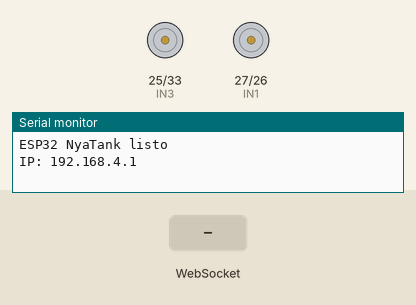
Bench run of a sketch on a simulated ESP32. On the bench: motor-driver pin pairs drawn as motors (green arrow = first pin HIGH = forward, orange = second pin HIGH = backward, longer = more drive), the last lines printed to the serial monitor. The test bench sets the inputs (shaded band).

Above: at 1.2 s.
1.3 s: WebSocket text "forward" received
At 1.7 s:
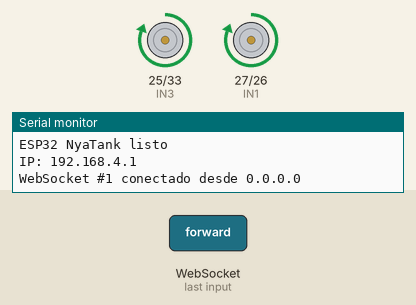
2.8 s: WebSocket text "backward" received
At 4.0 s:
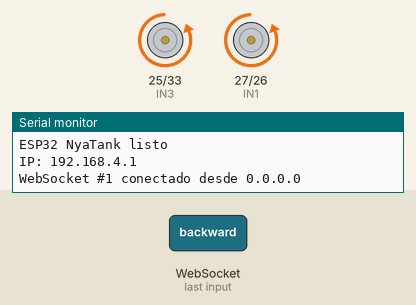
4.3 s: WebSocket text "left" received
At 5.2 s:
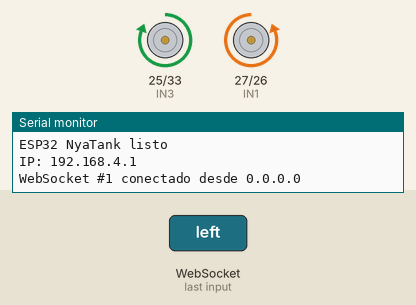
5.8 s: WebSocket text "right" received
At 6.4 s:
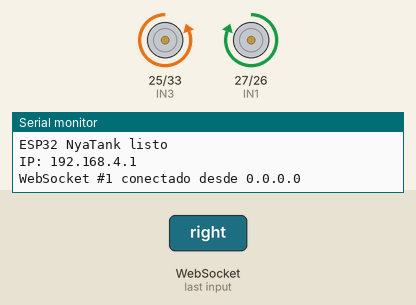
7.3 s: WebSocket text "stop" received
At 8.7 s:
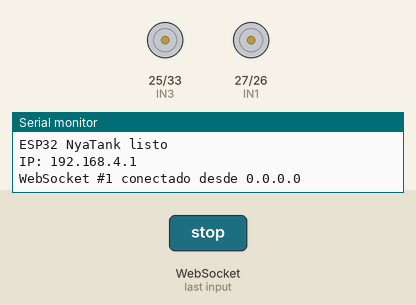
Timing chart, 0 to 9.8 s (numbered marks = the images above; inputs shaded):
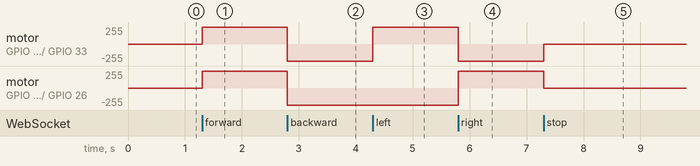

The sketch:

nyatank.ino
```cpp
#include <WiFi.h>
#include <AsyncTCP.h>
#include <ESPAsyncWebServer.h>

// ===== WiFi (Modo Access Point) =====
const char* ssid = "NyaTank";
const char* password = "12345678";

// ===== Pines L298N =====
const int IN1 = 27;
const int IN2 = 26;
const int IN3 = 25;
const int IN4 = 33;

// ===== Timeout de seguridad =====
const unsigned long SAFETY_TIMEOUT = 60000; // 60 segundos sin comandos = detener
unsigned long lastCmdTime = 0;
String currentDirection = "stop";

// ===== Servidor y WebSocket =====
AsyncWebServer server(80);
AsyncWebSocket ws("/ws");

// ===== FUNCIONES DE MOVIMIENTO =====

void adelante() {
  currentDirection = "forward";
  digitalWrite(IN1, HIGH);
  digitalWrite(IN2, LOW);
  digitalWrite(IN3, HIGH);
  digitalWrite(IN4, LOW);
}

void atras() {
  currentDirection = "backward";
  digitalWrite(IN1, LOW);
  digitalWrite(IN2, HIGH);
  digitalWrite(IN3, LOW);
  digitalWrite(IN4, HIGH);
}

void izquierda() {
  currentDirection = "left";
  digitalWrite(IN1, LOW);
  digitalWrite(IN2, HIGH);
  digitalWrite(IN3, HIGH);
  digitalWrite(IN4, LOW);
}

void derecha() {
  currentDirection = "right";
  digitalWrite(IN1, HIGH);
  digitalWrite(IN2, LOW);
  digitalWrite(IN3, LOW);
  digitalWrite(IN4, HIGH);
}

void detener() {
  currentDirection = "stop";
  digitalWrite(IN1, LOW);
  digitalWrite(IN2, LOW);
  digitalWrite(IN3, LOW);
  digitalWrite(IN4, LOW);
}

// ===== MANEJO DE WEBSOCKET =====

void handleWebSocketMessage(void *arg, uint8_t *data, size_t len) {
  AwsFrameInfo *info = (AwsFrameInfo*)arg;
  if (info->final && info->index == 0 && info->len == len && info->opcode == WS_TEXT) {
    data[len] = 0;
    String msg = String((char*)data);
    lastCmdTime = millis();

    if (msg == "forward") {
      adelante();
    } else if (msg == "backward") {
      atras();
    } else if (msg == "left") {
      izquierda();
    } else if (msg == "right") {
      derecha();
    } else if (msg == "stop") {
      detener();
    }

    ws.textAll(currentDirection);
  }
}

void onEvent(AsyncWebSocket *server, AsyncWebSocketClient *client,
             AwsEventType type, void *arg, uint8_t *data, size_t len) {
  switch (type) {
    case WS_EVT_CONNECT:
      Serial.printf("WebSocket #%u conectado desde %s\n", client->id(), client->remoteIP().toString().c_str());
      client->text(currentDirection);
      break;
    case WS_EVT_DISCONNECT:
      Serial.printf("WebSocket #%u desconectado\n", client->id());
      break;
    case WS_EVT_DATA:
      handleWebSocketMessage(arg, data, len);
      break;
    case WS_EVT_PONG:
    case WS_EVT_ERROR:
      break;
  }
}

void initWebSocket() {
  ws.onEvent(onEvent);
  server.addHandler(&ws);
}

// ===== PAGINA WEB =====

const char index_html[] PROGMEM = R"rawliteral(
<!DOCTYPE html>
<html lang="es">
<head>
<meta charset="UTF-8">
<meta name="viewport" content="width=device-width, initial-scale=1, user-scalable=no">
<title>NyaTank</title>
<style>
*{box-sizing:border-box;margin:0;padding:0;-webkit-tap-highlight-color:transparent}
body{
  background:#0a0a0f;
  background-image:
    radial-gradient(ellipse at 20% 50%, rgba(255,107,53,.06) 0%, transparent 50%),
    radial-gradient(ellipse at 80% 20%, rgba(0,200,255,.04) 0%, transparent 50%);
  color:#e8e8e8;
  font-family:-apple-system,BlinkMacSystemFont,'Segoe UI',Roboto,sans-serif;
  text-align:center;
  min-height:100vh;
  overflow-x:hidden;
  user-select:none;
}

/* ---- HEADER ---- */
.header{
  padding:18px 0 8px;
}
.header h1{
  font-size:1.6em;
  font-weight:800;
  letter-spacing:2px;
  background:linear-gradient(135deg,#ff6b35,#ffaa00);
  -webkit-background-clip:text;
  -webkit-text-fill-color:transparent;
  background-clip:text;
}
.header .sub{
  font-size:.7em;
  color:#555;
  letter-spacing:4px;
  text-transform:uppercase;
  margin-top:2px;
}

/* ---- STATUS BAR ---- */
.status-bar{
  display:inline-flex;
  align-items:center;
  gap:8px;
  padding:6px 16px;
  margin:6px 0 12px;
  background:rgba(255,255,255,.04);
  border:1px solid rgba(255,255,255,.06);
  border-radius:50px;
  font-size:.78em;
  color:#777;
}
.status-dot{
  width:8px;height:8px;
  border-radius:50%;
  background:#e63946;
  box-shadow:0 0 6px #e63946;
  transition:all .3s;
}
.status-dot.connected{
  background:#2ecc71;
  box-shadow:0 0 8px #2ecc71;
}
.last-cmd{
  background:rgba(255,107,53,.12);
  padding:2px 10px;
  border-radius:6px;
  font-family:'SF Mono',Consolas,monospace;
  font-size:.92em;
  color:#ff8c42;
  border:1px solid rgba(255,107,53,.2);
}

/* ---- D-PAD ---- */
.dpad-wrap{
  display:flex;
  justify-content:center;
  padding:8px 0 4px;
}
.dpad{
  display:grid;
  grid-template-columns:90px 90px 90px;
  grid-template-rows:90px 90px 90px;
  gap:8px;
}
.dpad-btn{
  display:flex;
  align-items:center;
  justify-content:center;
  font-size:22px;
  font-weight:700;
  border:none;
  border-radius:18px;
  background:linear-gradient(145deg,#2a2a35,#1e1e28);
  color:#ccc;
  cursor:pointer;
  box-shadow:
    4px 4px 10px rgba(0,0,0,.5),
    -2px -2px 8px rgba(255,255,255,.03);
  transition:all .1s;
  position:relative;
  overflow:hidden;
}
.dpad-btn::after{
  content:'';
  position:absolute;
  inset:0;
  border-radius:18px;
  border:1px solid rgba(255,255,255,.06);
  pointer-events:none;
}
.dpad-btn:active,
.dpad-btn.active{
  background:linear-gradient(145deg,#ff6b35,#e65a20);
  color:#fff;
  box-shadow:
    0 0 20px rgba(255,107,53,.35),
    inset 0 0 10px rgba(255,255,255,.1);
  transform:scale(.93);
}
.dpad-btn .arrow{font-size:26px}
.dpad-btn .label{
  font-size:9px;
  color:#666;
  margin-top:1px;
  letter-spacing:1px;
}
.dpad-btn:active .label,
.dpad-btn.active .label{color:rgba(255,255,255,.6)}
.dpad-empty{visibility:hidden}
.stop-btn{
  grid-column:1/4;
  display:flex;
  align-items:center;
  justify-content:center;
  font-size:13px;
  font-weight:700;
  letter-spacing:3px;
  text-transform:uppercase;
  border:none;
  border-radius:14px;
  background:linear-gradient(145deg,#c0392b,#a93226);
  color:#fff;
  cursor:pointer;
  box-shadow:
    4px 4px 10px rgba(0,0,0,.5),
    0 0 0 0 rgba(231,76,60,0);
  transition:all .15s;
}
.stop-btn:active{
  background:linear-gradient(145deg,#e74c3c,#c0392b);
  box-shadow:0 0 25px rgba(231,76,60,.4);
  transform:scale(.96);
}

/* ---- COMMANDS PANEL ---- */
.panel{
  background:rgba(255,255,255,.025);
  border:1px solid rgba(255,255,255,.05);
  border-radius:16px;
  padding:16px 18px;
  margin:12px auto;
  max-width:340px;
  text-align:left;
  backdrop-filter:blur(10px);
}
.panel-title{
  font-size:.72em;
  color:#555;
  text-transform:uppercase;
  letter-spacing:2px;
  margin-bottom:12px;
  text-align:center;
}
.cmd-section{margin-bottom:14px}
.cmd-section:last-child{margin-bottom:0}
.cmd-section-head{
  font-size:.65em;
  color:#ff8c42;
  text-transform:uppercase;
  letter-spacing:2px;
  margin-bottom:8px;
  padding-bottom:4px;
  border-bottom:1px solid rgba(255,140,66,.15);
}
.cmd-line{
  display:flex;
  align-items:center;
  justify-content:space-between;
  padding:5px 0;
}
.cmd-line span{font-size:.88em}
.kbd-group{display:flex;gap:4px;align-items:center}
.kbd{
  display:inline-flex;
  align-items:center;
  justify-content:center;
  min-width:26px;
  height:24px;
  padding:0 6px;
  background:rgba(255,255,255,.06);
  border:1px solid rgba(255,255,255,.1);
  border-bottom-width:2px;
  border-radius:5px;
  font-family:'SF Mono',Consolas,monospace;
  font-size:.78em;
  color:#bbb;
}
.kbd-plus{
  font-size:.7em;
  color:#444;
}
.cmd-desc{color:#666}
.cmd-note{
  color:#444;
  font-size:.82em;
  font-style:italic;
}

/* ---- SETTINGS TOGGLE ---- */
.settings-toggle{
  display:inline-block;
  margin:8px 0 16px;
  padding:7px 20px;
  font-size:.75em;
  letter-spacing:2px;
  text-transform:uppercase;
  color:#666;
  background:rgba(255,255,255,.03);
  border:1px solid rgba(255,255,255,.06);
  border-radius:50px;
  cursor:pointer;
  transition:all .2s;
}
.settings-toggle:active{
  background:rgba(255,255,255,.08);
  color:#aaa;
}

/* ---- SETTINGS MODAL ---- */
.overlay{
  display:none;
  position:fixed;
  inset:0;
  background:rgba(0,0,0,.85);
  backdrop-filter:blur(6px);
  z-index:100;
  justify-content:center;
  align-items:center;
}
.overlay.open{display:flex}
.modal{
  background:#16161e;
  border:1px solid rgba(255,255,255,.08);
  border-radius:20px;
  padding:24px;
  width:90%;
  max-width:320px;
}
.modal h3{
  font-size:1em;
  font-weight:700;
  margin-bottom:16px;
  background:linear-gradient(135deg,#ff6b35,#ffaa00);
  -webkit-background-clip:text;
  -webkit-text-fill-color:transparent;
  background-clip:text;
}
.modal label{
  display:block;
  text-align:left;
  font-size:.78em;
  color:#888;
  margin:10px 0 4px;
  text-transform:uppercase;
  letter-spacing:1px;
}
.modal select,
.modal input{
  width:100%;
  padding:10px 12px;
  background:rgba(255,255,255,.05);
  border:1px solid rgba(255,255,255,.08);
  border-radius:10px;
  color:#ddd;
  font-size:.9em;
  outline:none;
  transition:border-color .2s;
}
.modal select:focus,
.modal input:focus{
  border-color:rgba(255,107,53,.4);
}
.modal-btns{
  display:flex;
  gap:8px;
  margin-top:18px;
}
.modal-btn{
  flex:1;
  padding:10px;
  border:none;
  border-radius:10px;
  font-size:.85em;
  font-weight:600;
  cursor:pointer;
  transition:all .15s;
}
.btn-save{
  background:linear-gradient(135deg,#ff6b35,#e65a20);
  color:#fff;
}
.btn-save:active{transform:scale(.96)}
.btn-close{
  background:rgba(255,255,255,.06);
  color:#888;
}

/* ---- FOOTER ---- */
.footer{
  padding:12px 0 20px;
  font-size:.65em;
  color:#333;
  letter-spacing:1px;
}

@keyframes pulse{
  0%,100%{opacity:1}
  50%{opacity:.4}
}
.connecting{animation:pulse 1.5s infinite}
</style>
</head>
<body>

<div class="header">
  <h1>NYATANK</h1>
  <div class="sub">Control Remoto</div>
</div>

<div class="status-bar">
  <div id="statusDot" class="status-dot"></div>
  <span id="statusText">Desconectado</span>
  <span class="last-cmd" id="lastCmd">---</span>
</div>

<div class="dpad-wrap">
  <div class="dpad">
    <div class="dpad-empty"></div>
    <button class="dpad-btn" data-dir="forward" onmousedown="sendCmd('forward')" ontouchstart="sendCmd('forward')">
      <div><div class="arrow">&#9650;</div><div class="label">W</div></div>
    </button>
    <div class="dpad-empty"></div>

    <button class="dpad-btn" data-dir="left" onmousedown="sendCmd('left')" ontouchstart="sendCmd('left')">
      <div><div class="arrow">&#9664;</div><div class="label">A</div></div>
    </button>
    <button class="dpad-btn" data-dir="backward" onmousedown="sendCmd('backward')" ontouchstart="sendCmd('backward')">
      <div><div class="arrow">&#9660;</div><div class="label">S</div></div>
    </button>
    <button class="dpad-btn" data-dir="right" onmousedown="sendCmd('right')" ontouchstart="sendCmd('right')">
      <div><div class="arrow">&#9654;</div><div class="label">D</div></div>
    </button>

    <button class="stop-btn" onclick="sendCmd('stop')">&#9632; STOP</button>
  </div>
</div>

<div class="panel">
  <div class="panel-title">Controles Disponibles</div>
  <div class="cmd-section">
    <div class="cmd-section-head">Teclado</div>
    <div class="cmd-line">
      <span class="kbd-group"><span class="kbd">W</span><span class="kbd">&#8593;</span></span>
      <span class="cmd-desc">Adelante</span>
    </div>
    <div class="cmd-line">
      <span class="kbd-group"><span class="kbd">S</span><span class="kbd">&#8595;</span></span>
      <span class="cmd-desc">Atr&aacute;s</span>
    </div>
    <div class="cmd-line">
      <span class="kbd-group"><span class="kbd">A</span><span class="kbd">&#8592;</span></span>
      <span class="cmd-desc">Izquierda</span>
    </div>
    <div class="cmd-line">
      <span class="kbd-group"><span class="kbd">D</span><span class="kbd">&#8594;</span></span>
      <span class="cmd-desc">Derecha</span>
    </div>
    <div class="cmd-line">
      <span class="kbd-group"><span class="kbd">Space</span></span>
      <span class="cmd-desc">Detener</span>
    </div>
  </div>
  <div class="cmd-section">
    <div class="cmd-section-head">Tactil</div>
    <div class="cmd-line">
      <span>Mantener bot&oacute;n</span>
      <span class="cmd-desc">Mover</span>
    </div>
    <div class="cmd-line">
      <span>Soltar</span>
      <span class="cmd-desc">Detener</span>
    </div>
  </div>
  <div class="cmd-section">
    <div class="cmd-section-head">Seguridad</div>
    <div class="cmd-note">Sin comandos por 60s &rarr; auto-stop</div>
  </div>
</div>

<button class="settings-toggle" onclick="openSettings()">&#9881; Configuraci&oacute;n</button>

<div class="overlay" id="settingsPanel">
  <div class="modal">
    <h3>Configuraci&oacute;n</h3>
    <label>Velocidad del Motor</label>
    <select id="motorSpeed">
      <option value="slow">Lento</option>
      <option value="medium" selected>Medio</option>
      <option value="fast">R&aacute;pido</option>
    </select>
    <label>Timeout (ms)</label>
    <input type="number" id="timeoutMs" value="1000" min="200" max="5000">
    <div class="modal-btns">
      <button class="modal-btn btn-save" onclick="saveSettings()">Guardar</button>
      <button class="modal-btn btn-close" onclick="closeSettings()">Cerrar</button>
    </div>
  </div>
</div>

<div class="footer">NYATANK &middot; ESP32</div>

<script>
var gateway = 'ws://' + location.hostname + '/ws';
var websocket;
var pressedKeys = new Set();

function initWebSocket() {
  websocket = new WebSocket(gateway);
  websocket.onopen = function() {
    document.getElementById('statusDot').classList.add('connected');
    document.getElementById('statusText').textContent = 'Conectado';
    document.getElementById('statusText').classList.remove('connecting');
  };
  websocket.onclose = function() {
    document.getElementById('statusDot').classList.remove('connected');
    document.getElementById('statusText').textContent = 'Reconectando...';
    document.getElementById('statusText').classList.add('connecting');
    setTimeout(initWebSocket, 2000);
  };
  websocket.onmessage = function(e) {
    document.getElementById('lastCmd').textContent = e.data;
  };
}

function sendCmd(dir) {
  if (websocket && websocket.readyState === WebSocket.OPEN) {
    websocket.send(dir);
  }
  document.getElementById('lastCmd').textContent = dir;
}

document.querySelectorAll('.dpad-btn[data-dir]').forEach(function(btn) {
  var dir = btn.getAttribute('data-dir');
  btn.addEventListener('mouseup', function() { sendCmd('stop'); });
  btn.addEventListener('touchend', function() { sendCmd('stop'); });
  btn.addEventListener('mouseleave', function() { sendCmd('stop'); });
  btn.addEventListener('touchcancel', function() { sendCmd('stop'); });
});

var keyMap = {
  'w':'forward','ArrowUp':'forward',
  's':'backward','ArrowDown':'backward',
  'a':'left','ArrowLeft':'left',
  'd':'right','ArrowRight':'right',
  ' ':'stop'
};

document.addEventListener('keydown', function(e) {
  var dir = keyMap[e.key];
  if (dir && !pressedKeys.has(e.key)) {
    pressedKeys.add(e.key);
    sendCmd(dir);
    e.preventDefault();
    highlightBtn(dir);
  }
});

document.addEventListener('keyup', function(e) {
  if (keyMap[e.key]) {
    pressedKeys.delete(e.key);
    if (pressedKeys.size === 0) {
      sendCmd('stop');
    } else {
      var lastKey = Array.from(pressedKeys).pop();
      sendCmd(keyMap[lastKey]);
    }
    e.preventDefault();
    clearHighlight();
  }
});

function highlightBtn(dir) {
  clearHighlight();
  var btn = document.querySelector('.dpad-btn[data-dir="' + dir + '"]');
  if (btn) btn.classList.add('active');
}

function clearHighlight() {
  document.querySelectorAll('.dpad-btn').forEach(function(b) {
    b.classList.remove('active');
  });
}

function openSettings() {
  document.getElementById('settingsPanel').classList.add('open');
}
function closeSettings() {
  document.getElementById('settingsPanel').classList.remove('open');
}
function saveSettings() {
  closeSettings();
}

window.addEventListener('load', initWebSocket);
</script>

</body>
</html>
)rawliteral";

// ===== SETUP =====

void setup() {
  Serial.begin(115200);

  pinMode(IN1, OUTPUT);
  pinMode(IN2, OUTPUT);
  pinMode(IN3, OUTPUT);
  pinMode(IN4, OUTPUT);
  detener();

  WiFi.softAP(ssid, password);

  Serial.println("ESP32 NyaTank listo");
  Serial.print("IP: ");
  Serial.println(WiFi.softAPIP());

  initWebSocket();

  server.on("/", HTTP_GET, [](AsyncWebServerRequest *request) {
    request->send_P(200, "text/html", index_html);
  });

  server.begin();
}

// ===== LOOP =====

void loop() {
  ws.cleanupClients();

  if (currentDirection != "stop" && (millis() - lastCmdTime > SAFETY_TIMEOUT)) {
    detener();
    ws.textAll("stop");
  }
}
```

Measured:
- after the input at 1.3 s, motor on GPIO 25 (IN3) / GPIO 33 (IN4), motor on GPIO 27 (IN1) / GPIO 26 (IN2): stopped → forward 255/255 at once
- after the input at 2.8 s, motor on GPIO 25 (IN3) / GPIO 33 (IN4), motor on GPIO 27 (IN1) / GPIO 26 (IN2): forward 255/255 → backward 255/255 at once
- after the input at 4.3 s, motor on GPIO 25 (IN3) / GPIO 33 (IN4): backward 255/255 → forward 255/255 at once
- after the input at 5.8 s, motor on GPIO 25 (IN3) / GPIO 33 (IN4): forward 255/255 → backward 255/255 at once; motor on GPIO 27 (IN1) / GPIO 26 (IN2): backward 255/255 → forward 255/255 at once
- after the input at 7.3 s, motor on GPIO 25 (IN3) / GPIO 33 (IN4): backward 255/255 → stopped at once; motor on GPIO 27 (IN1) / GPIO 26 (IN2): forward 255/255 → stopped at once
